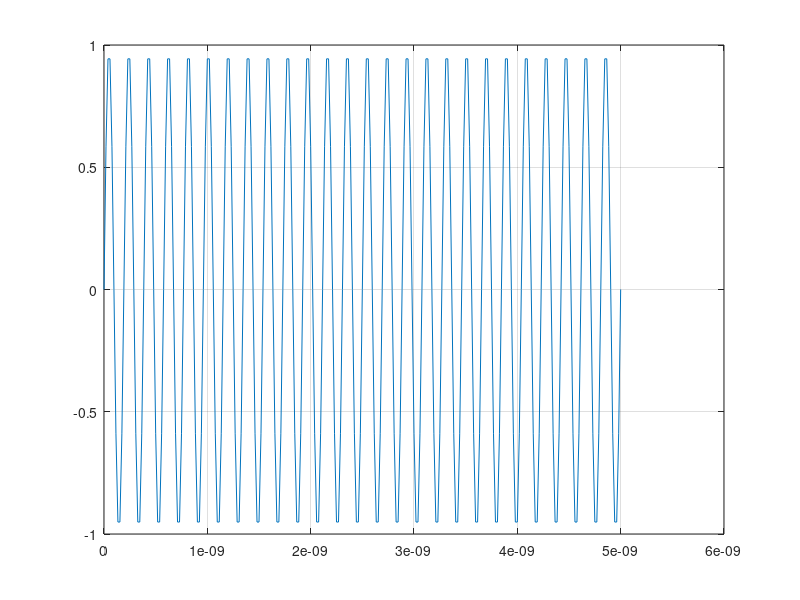
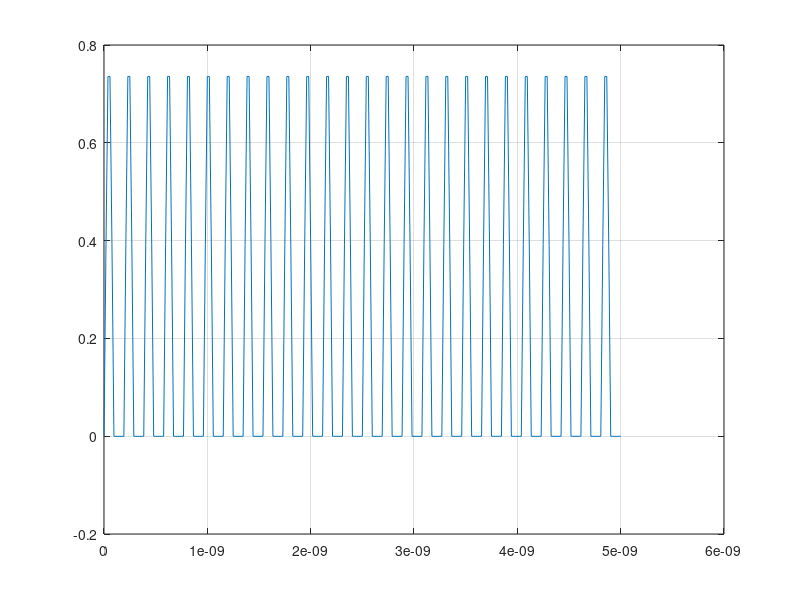
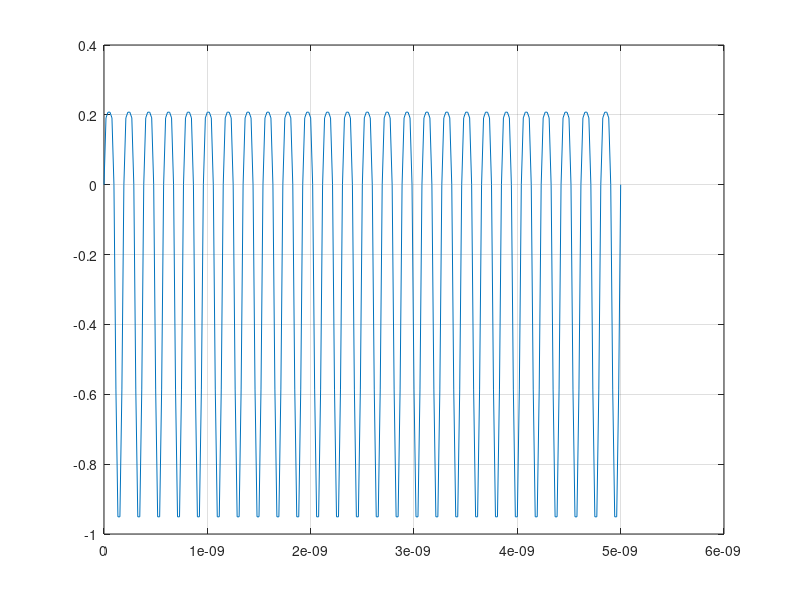

Source code (MATLAB) for these figures, in order:
function MyFunctionSPICE_diode_series_RC_nw
% written on 11-Apr-2022 to verify the SPICE code
clc;close all;clear;format shortEng;

Cap=1e-9;
Res=50;
Iampsrc=1;
Vampsrc=1;
Resp=1; % parallel resistence to current source
freq=5.2e9;
start_time=0; end_time=5e-9;
delt=(1/freq)/10;
Vnode2pre=0;
index=0;
Isat=5e-6; % 5uA
Vth=0.026; % 26 mV
Vdiode=0;
Vdiodepre=Vdiode;
LHS=[0;0;0;];
LHSpre=LHS;
tic;
Idiodepre=Isat*(exp(Vdiode/Vth)-1);
G0=(Isat/Vth)*exp(Vdiodepre/Vth);
I0=Idiodepre-G0*Vdiodepre;
   % MNA matrix
%     MNA=[G0+(1/Resp)         -G0             1;...
%          -G0        (1/Res)+G0      0;...
%           0          Cap/delt      -1;];  

MNA=[G0        -G0             2;...
         -G0        (1/Res)+G0      0;...
          1          Cap/delt      -1;];  

%  MNA=[G0+(1/Resp)         -G0;...
%          -G0        (1/Res)+G0+(Cap/delt);];  
for time=start_time:delt:end_time
    %Vdiodepre=0;    
    
    Isrc=0;%Iampsrc*sin(2*pi*freq*time);
    Vsrc=Vampsrc*sin(2*pi*freq*time);
 
    tol=1; %tolerance for stopping the iteration
    while(tol>1e-5)
        % RHS vector
        RHS=[Isrc-I0;...
            I0;...
            (Cap/delt)*Vnode2pre+Vsrc];

%         RHS=[Isrc-I0;...
%             I0;];
        % LHS is the solution vector
        LHS=MNA\RHS;
        Vnode2pre=LHS(2)-0;  
        Vdiode=(LHS(1)-LHS(2));   
        Vdiodepre=Vdiode;
        Idiodepre=Isat*(exp(Vdiode/Vth)-1);        
        % G0 and I0 are modified
        G0=(Isat/Vth)*exp(Vdiodepre/Vth);  
        I0=Idiodepre-G0*Vdiodepre; 
        %MNA matrix is updated
%                 MNA=[G0+(1/Resp)         -G0             0;...
%                     -G0         (1/Res)+G0      1;...
%                     0          Cap/delt         -1;];


     MNA=[G0        -G0             2;...
         -G0        (1/Res)+G0      0;...
          1          Cap/delt      -1;];  


%         MNA=[G0+(1/Resp)         -G0;...
%          -G0        (1/Res)+G0+(Cap/delt);];  
        % computing the tolerance
        tol=sum(abs([LHS(1)-LHSpre(1);LHS(2)-LHSpre(2);]));
        % storing the value of the voltage across diode
        
        LHSpre=LHS;
    end
    
    index=index+1;
    V1(index)=LHS(1);V2(index)=LHS(2);
end
toc;
figure(1),plot(0:delt:end_time,V1);grid on;figure(2),plot(0:delt:end_time,V2);grid on;
figure(3);plot(0:delt:end_time,V1-V2);grid on;
end